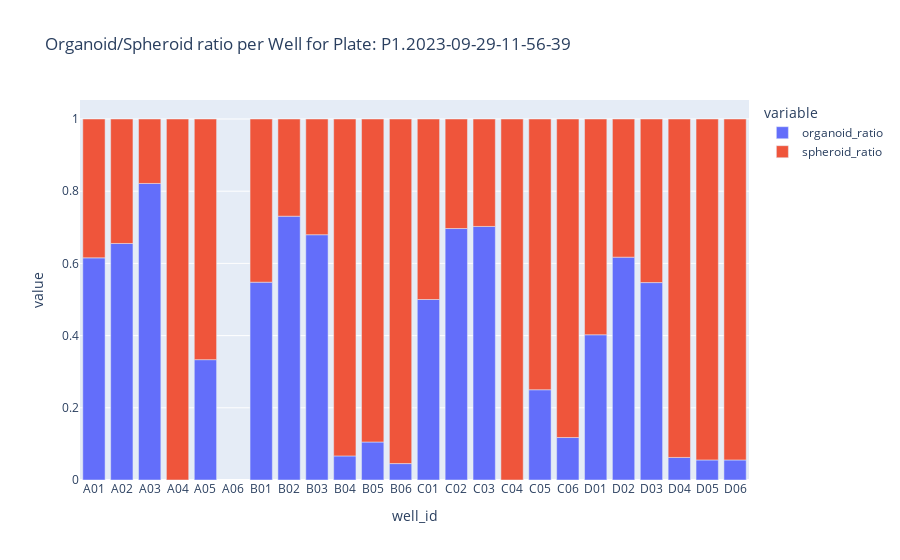
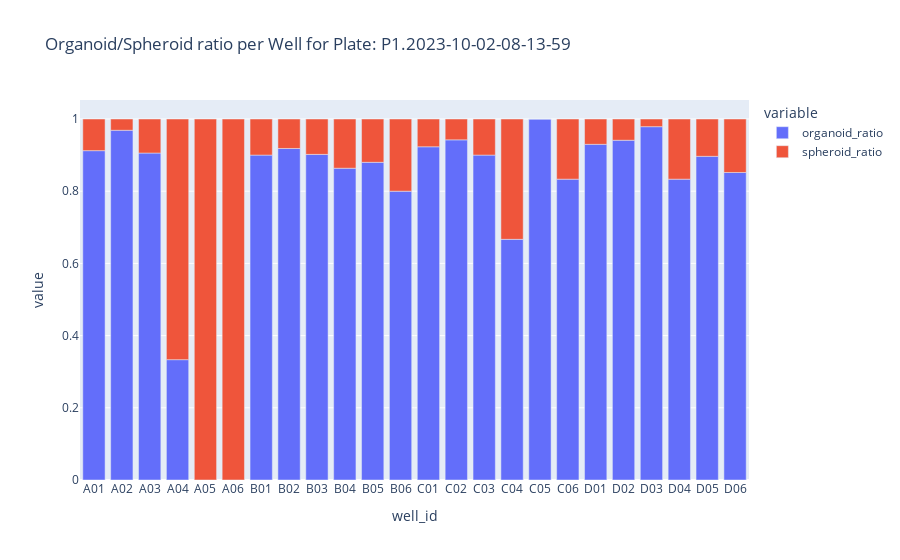
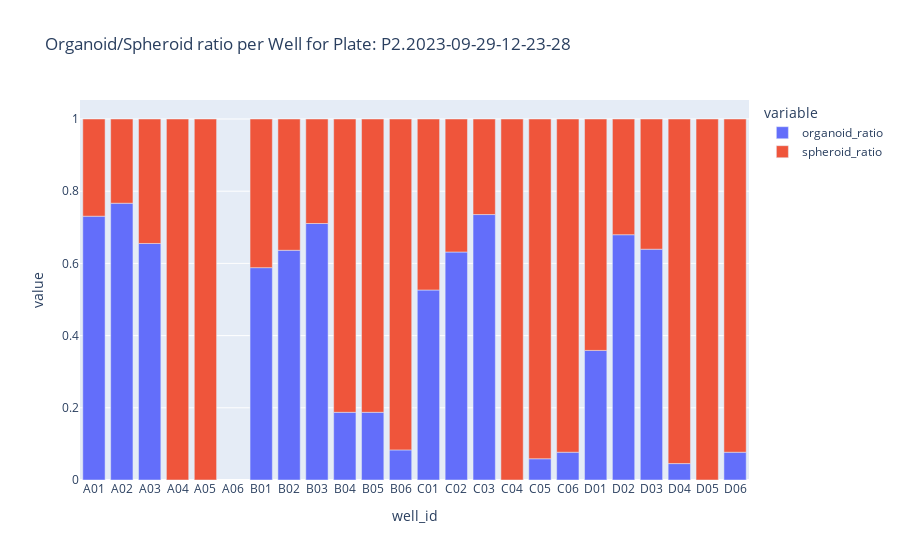
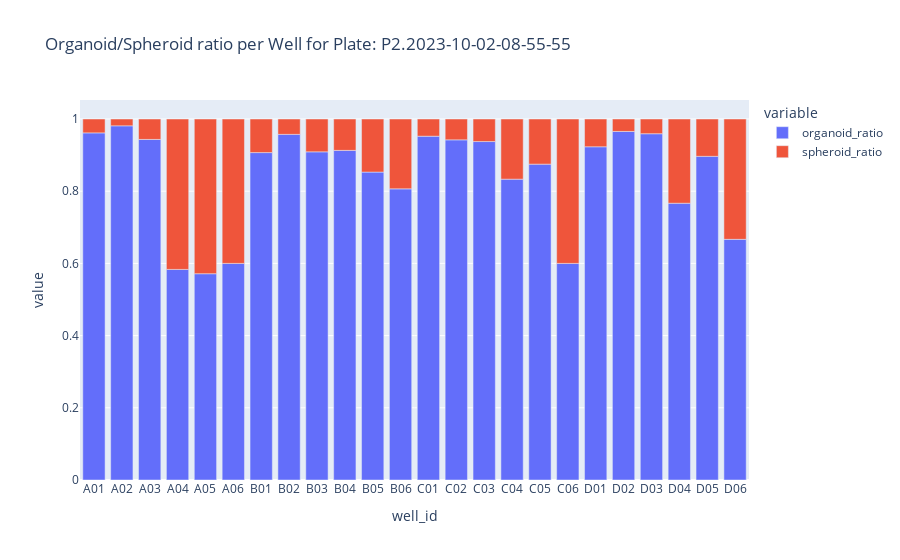

Notebook code for these charts, in order:
### Code cell
# Drop morphology and class columns
ratios_df = final_df.drop(columns=['Class Name', 'Area', 'Area_filled', 'Perimeter', 'Circularity', 'Eccentricity', 'Solidity'])

# Remove duplicates based on 'well_id' and 'plate_name'
ratios_df = ratios_df.drop_duplicates(subset=['well_id', 'plate_name'])

# Group by plate_name
plate_names = ratios_df['plate_name'].unique()

for plate_name in plate_names:
    # Filter the dataframe for the current plate_name
    df_filtered = ratios_df[ratios_df['plate_name'] == plate_name]
    
    # Plotting
    fig = px.bar(df_filtered, x='well_id', y=['organoid_ratio','spheroid_ratio'], title=f'Organoid/Spheroid ratio per Well for Plate: {plate_name}')
    
    # Construct the file path for saving
    # file_path = summary_stats_directory / f"{plate_name}_organoid_ratio.png"
    
    # Save plot as PNG file
    # fig.write_image(file_path.as_posix(), scale=2)  # Adjust scale as needed for resolution
    
    # Show plot
    fig.show()

### Figure 1 — Plotly figure (JSON) as saved in the notebook; plotly's stock layout.template omitted (floating-point values rounded to 4 significant figures)
{"data": [{"alignmentgroup": "True", "hovertemplate": "variable=organoid_ratio<br>well_id=%{x}<br>value=%{y}<extra></extra>", "legendgroup": "organoid_ratio", "marker": {"color": "#636efa", "pattern": {"shape": ""}}, "name": "organoid_ratio", "offsetgroup": "organoid_ratio", "orientation": "v", "showlegend": true, "textposition": "auto", "type": "bar", "x": ["A01", "A02", "A03", "A04", "A05", "A06", "B01", "B02", "B03", "B04", "B05", "B06", "C01", "C02", "C03", "C04", "C05", "C06", "D01", "D02", "D03", "D04", "D05", "D06"], "xaxis": "x", "y": [0.6154, 0.6552, 0.8214, 0, 0.3333, null, 0.5479, 0.7308, 0.6795, 0.06667, 0.1053, 0.04545, 0.5, 0.6966, 0.7024, 0, 0.25, 0.1176, 0.4023, 0.6173, 0.5469, 0.0625, 0.05556, 0.05556], "yaxis": "y"}, {"alignmentgroup": "True", "hovertemplate": "variable=spheroid_ratio<br>well_id=%{x}<br>value=%{y}<extra></extra>", "legendgroup": "spheroid_ratio", "marker": {"color": "#EF553B", "pattern": {"shape": ""}}, "name": "spheroid_ratio", "offsetgroup": "spheroid_ratio", "orientation": "v", "showlegend": true, "textposition": "auto", "type": "bar", "x": ["A01", "A02", "A03", "A04", "A05", "A06", "B01", "B02", "B03", "B04", "B05", "B06", "C01", "C02", "C03", "C04", "C05", "C06", "D01", "D02", "D03", "D04", "D05", "D06"], "xaxis": "x", "y": [0.3846, 0.3448, 0.1786, 1, 0.6667, null, 0.4521, 0.2692, 0.3205, 0.9333, 0.8947, 0.9545, 0.5, 0.3034, 0.2976, 1, 0.75, 0.8824, 0.5977, 0.3827, 0.4531, 0.9375, 0.9444, 0.9444], "yaxis": "y"}], "layout": {"barmode": "relative", "legend": {"title": {"text": "variable"}, "tracegroupgap": 0}, "title": {"text": "Organoid/Spheroid ratio per Well for Plate: P1.2023-09-29-11-56-39"}, "xaxis": {"anchor": "y", "domain": [0, 1], "title": {"text": "well_id"}}, "yaxis": {"anchor": "x", "domain": [0, 1], "title": {"text": "value"}}}}

### Figure 2 — Plotly figure (JSON) as saved in the notebook; plotly's stock layout.template omitted (floating-point values rounded to 4 significant figures)
{"data": [{"alignmentgroup": "True", "hovertemplate": "variable=organoid_ratio<br>well_id=%{x}<br>value=%{y}<extra></extra>", "legendgroup": "organoid_ratio", "marker": {"color": "#636efa", "pattern": {"shape": ""}}, "name": "organoid_ratio", "offsetgroup": "organoid_ratio", "orientation": "v", "showlegend": true, "textposition": "auto", "type": "bar", "x": ["A01", "A02", "A03", "A04", "A05", "A06", "B01", "B02", "B03", "B04", "B05", "B06", "C01", "C02", "C03", "C04", "C05", "C06", "D01", "D02", "D03", "D04", "D05", "D06"], "xaxis": "x", "y": [0.9123, 0.9688, 0.9057, 0.3333, 0, 0, 0.9, 0.9184, 0.902, 0.8636, 0.88, 0.8, 0.9231, 0.9423, 0.9, 0.6667, 1, 0.8333, 0.9298, 0.9412, 0.9787, 0.8333, 0.8966, 0.8519], "yaxis": "y"}, {"alignmentgroup": "True", "hovertemplate": "variable=spheroid_ratio<br>well_id=%{x}<br>value=%{y}<extra></extra>", "legendgroup": "spheroid_ratio", "marker": {"color": "#EF553B", "pattern": {"shape": ""}}, "name": "spheroid_ratio", "offsetgroup": "spheroid_ratio", "orientation": "v", "showlegend": true, "textposition": "auto", "type": "bar", "x": ["A01", "A02", "A03", "A04", "A05", "A06", "B01", "B02", "B03", "B04", "B05", "B06", "C01", "C02", "C03", "C04", "C05", "C06", "D01", "D02", "D03", "D04", "D05", "D06"], "xaxis": "x", "y": [0.08772, 0.03125, 0.09434, 0.6667, 1, 1, 0.1, 0.08163, 0.09804, 0.1364, 0.12, 0.2, 0.07692, 0.05769, 0.1, 0.3333, 0, 0.1667, 0.07018, 0.05882, 0.02128, 0.1667, 0.1034, 0.1481], "yaxis": "y"}], "layout": {"barmode": "relative", "legend": {"title": {"text": "variable"}, "tracegroupgap": 0}, "title": {"text": "Organoid/Spheroid ratio per Well for Plate: P1.2023-10-02-08-13-59"}, "xaxis": {"anchor": "y", "domain": [0, 1], "title": {"text": "well_id"}}, "yaxis": {"anchor": "x", "domain": [0, 1], "title": {"text": "value"}}}}

### Figure 3 — Plotly figure (JSON) as saved in the notebook; plotly's stock layout.template omitted (floating-point values rounded to 4 significant figures)
{"data": [{"alignmentgroup": "True", "hovertemplate": "variable=organoid_ratio<br>well_id=%{x}<br>value=%{y}<extra></extra>", "legendgroup": "organoid_ratio", "marker": {"color": "#636efa", "pattern": {"shape": ""}}, "name": "organoid_ratio", "offsetgroup": "organoid_ratio", "orientation": "v", "showlegend": true, "textposition": "auto", "type": "bar", "x": ["A01", "A02", "A03", "A04", "A05", "A06", "B01", "B02", "B03", "B04", "B05", "B06", "C01", "C02", "C03", "C04", "C05", "C06", "D01", "D02", "D03", "D04", "D05", "D06"], "xaxis": "x", "y": [0.7308, 0.7667, 0.6552, 0, 0, null, 0.5882, 0.6364, 0.7105, 0.1875, 0.1875, 0.08333, 0.5263, 0.6316, 0.7353, 0, 0.05882, 0.07692, 0.359, 0.6795, 0.6393, 0.04545, 0, 0.07692], "yaxis": "y"}, {"alignmentgroup": "True", "hovertemplate": "variable=spheroid_ratio<br>well_id=%{x}<br>value=%{y}<extra></extra>", "legendgroup": "spheroid_ratio", "marker": {"color": "#EF553B", "pattern": {"shape": ""}}, "name": "spheroid_ratio", "offsetgroup": "spheroid_ratio", "orientation": "v", "showlegend": true, "textposition": "auto", "type": "bar", "x": ["A01", "A02", "A03", "A04", "A05", "A06", "B01", "B02", "B03", "B04", "B05", "B06", "C01", "C02", "C03", "C04", "C05", "C06", "D01", "D02", "D03", "D04", "D05", "D06"], "xaxis": "x", "y": [0.2692, 0.2333, 0.3448, 1, 1, null, 0.4118, 0.3636, 0.2895, 0.8125, 0.8125, 0.9167, 0.4737, 0.3684, 0.2647, 1, 0.9412, 0.9231, 0.641, 0.3205, 0.3607, 0.9545, 1, 0.9231], "yaxis": "y"}], "layout": {"barmode": "relative", "legend": {"title": {"text": "variable"}, "tracegroupgap": 0}, "title": {"text": "Organoid/Spheroid ratio per Well for Plate: P2.2023-09-29-12-23-28"}, "xaxis": {"anchor": "y", "domain": [0, 1], "title": {"text": "well_id"}}, "yaxis": {"anchor": "x", "domain": [0, 1], "title": {"text": "value"}}}}

### Figure 4 — Plotly figure (JSON) as saved in the notebook; plotly's stock layout.template omitted (floating-point values rounded to 4 significant figures)
{"data": [{"alignmentgroup": "True", "hovertemplate": "variable=organoid_ratio<br>well_id=%{x}<br>value=%{y}<extra></extra>", "legendgroup": "organoid_ratio", "marker": {"color": "#636efa", "pattern": {"shape": ""}}, "name": "organoid_ratio", "offsetgroup": "organoid_ratio", "orientation": "v", "showlegend": true, "textposition": "auto", "type": "bar", "x": ["A01", "A02", "A03", "A04", "A05", "A06", "B01", "B02", "B03", "B04", "B05", "B06", "C01", "C02", "C03", "C04", "C05", "C06", "D01", "D02", "D03", "D04", "D05", "D06"], "xaxis": "x", "y": [0.9615, 0.9811, 0.9434, 0.5833, 0.5714, 0.6, 0.907, 0.9574, 0.9091, 0.913, 0.8529, 0.8065, 0.9524, 0.9423, 0.9375, 0.8333, 0.875, 0.6, 0.9231, 0.9655, 0.9592, 0.7667, 0.8966, 0.6667], "yaxis": "y"}, {"alignmentgroup": "True", "hovertemplate": "variable=spheroid_ratio<br>well_id=%{x}<br>value=%{y}<extra></extra>", "legendgroup": "spheroid_ratio", "marker": {"color": "#EF553B", "pattern": {"shape": ""}}, "name": "spheroid_ratio", "offsetgroup": "spheroid_ratio", "orientation": "v", "showlegend": true, "textposition": "auto", "type": "bar", "x": ["A01", "A02", "A03", "A04", "A05", "A06", "B01", "B02", "B03", "B04", "B05", "B06", "C01", "C02", "C03", "C04", "C05", "C06", "D01", "D02", "D03", "D04", "D05", "D06"], "xaxis": "x", "y": [0.03846, 0.01887, 0.0566, 0.4167, 0.4286, 0.4, 0.09302, 0.04255, 0.09091, 0.08696, 0.1471, 0.1935, 0.04762, 0.05769, 0.0625, 0.1667, 0.125, 0.4, 0.07692, 0.03448, 0.04082, 0.2333, 0.1034, 0.3333], "yaxis": "y"}], "layout": {"barmode": "relative", "legend": {"title": {"text": "variable"}, "tracegroupgap": 0}, "title": {"text": "Organoid/Spheroid ratio per Well for Plate: P2.2023-10-02-08-55-55"}, "xaxis": {"anchor": "y", "domain": [0, 1], "title": {"text": "well_id"}}, "yaxis": {"anchor": "x", "domain": [0, 1], "title": {"text": "value"}}}}
